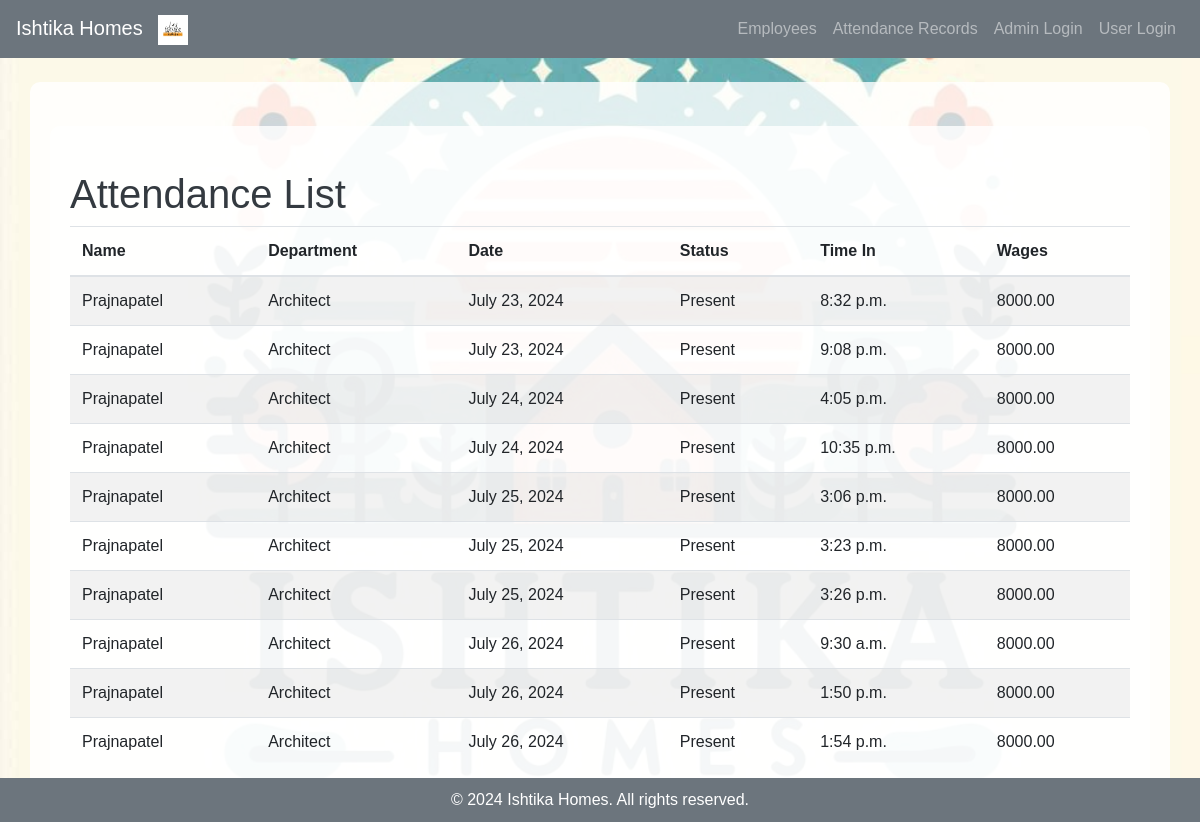
The app's page /attendance/attendance/ with its own data.
### attendance/models.py (models this page shows, shortened)
class Attendance(models.Model):
    employee = models.ForeignKey(Employee, on_delete=models.CASCADE)
    date = models.DateField()
    time_in = models.TimeField(default='09:00:00')  # Default time-in for existing rows
    status = models.CharField(max_length=10, choices=[('Present', 'Present'), ('Absent', 'Absent')])
    wages = models.DecimalField(max_digits=10, decimal_places=2, default=0.0)  # Wages earned for the day

class Employee(models.Model):
    user = models.OneToOneField(User, on_delete=models.CASCADE)
    department = models.CharField(max_length=100)
    wage_rate = models.DecimalField(max_digits=10, decimal_places=2, default=0.0)  # Wage rate per hour

class User(AbstractUser):
    phone_number = models.CharField(max_length=15,default='DEFAULT_AADHAAR')
    aadhaar_number = models.CharField(max_length=12, unique=True, default='DEFAULT_AADHAAR')
    address = models.TextField(default='DEFAULT_ADDRESS')
    is_admin = models.BooleanField(default=False)
    is_employee = models.BooleanField(default=False)
    groups = models.ManyToManyField(
        Group,
        related_name='custom_user_set',
        blank=True
    )
    user_permissions = models.ManyToManyField(
        Permission,
        related_name='custom_user_permissions_set',
        blank=True
    )

### attendance/views.py (the view)
# urls.py: path('attendance/', views.attendance_list, name='attendance_list'),
def attendance_list(request):
    attendance_records = Attendance.objects.all()
    return render(request, 'attendance/attendance_list.html', {'attendance_records': attendance_records})

### attendance/templates/attendance/attendance_list.html (shortened to what this page needs)
{% extends 'attendance/base.html' %}
{% block content %}
<div class="container mt-4">
    <h1 class="title-style mt-4">Attendance List</h1>
    <table class="table table-striped">
        <thead>
            <tr>
                <th>Name</th>
                <th>Department</th>
                <th>Date</th>
                <th>Status</th>
                <th>Time In</th>
                <th>Wages</th>
            </tr>
        </thead>
        <tbody>
            {% for record in attendance_records %}
                <tr>
                    <td>{{ record.employee.user.username }}</td>
                    <td>{{ record.employee.department }}</td>
                    <td>{{ record.date }}</td>
                    <td>{{ record.status }}</td>
                    <td>{{ record.time_in }}</td>
                    <td>{{ record.wages }}</td>
                </tr>
            {% endfor %}
        </tbody>
    </table>
</div>
{% endblock %}

### attendance/templates/attendance/base.html (shortened to what this page needs)
{% load static %}
<!DOCTYPE html>
<html lang="en">
<head>
    <link rel="stylesheet" href="https://stackpath.bootstrapcdn.com/bootstrap/4.5.2/css/bootstrap.min.css">
</head>
<body>
    <nav class="navbar navbar-expand-lg navbar-dark">
        <a class="navbar-brand" href="https://ishtikahomes.com/">
            Ishtika Homes
            <img src="{% static 'images/ish_homes.png' %}" alt="Logo" style="height: 30px; width: 30px; margin-left: 10px;">
        </a>
        <div class="collapse navbar-collapse" id="navbarNav">
            <ul class="navbar-nav ml-auto">
                <li class="nav-item">
                    <a class="nav-link" href="{% url 'employee_list' %}">Employees</a>
                </li>
                <li class="nav-item">
                    <a class="nav-link" href="{% url 'attendance_list' %}">Attendance Records</a>
                </li>
                <li class="nav-item">
                    <a class="nav-link" href="{% url 'admin_login' %}">Admin Login</a>
                </li>
                <li class="nav-item">
                    <a class="nav-link" href="{% url 'user_login' %}">User Login</a>
                </li>
            </ul>
        </div>
    </nav>
    <div class="container mt-4">
        {% block content %}
        {% endblock %}
    </div>
    <footer>
        &copy; 2024 Ishtika Homes. All rights reserved.
    </footer>
</body>
</html>

### records on screen
Attendance: employee.user.username "Prajnapatel", employee.department "Architect", date "July 23, 2024", status "Present", time_in "8:32 p.m.", wages "8000.00"
Attendance: employee.user.username "Prajnapatel", employee.department "Architect", date "July 23, 2024", status "Present", time_in "9:08 p.m.", wages "8000.00"
Attendance: employee.user.username "Prajnapatel", employee.department "Architect", date "July 24, 2024", status "Present", time_in "4:05 p.m.", wages "8000.00"
Attendance: employee.user.username "Prajnapatel", employee.department "Architect", date "July 24, 2024", status "Present", time_in "10:35 p.m.", wages "8000.00"
Attendance: employee.user.username "Prajnapatel", employee.department "Architect", date "July 25, 2024", status "Present", time_in "3:06 p.m.", wages "8000.00"
Attendance: employee.user.username "Prajnapatel", employee.department "Architect", date "July 25, 2024", status "Present", time_in "3:23 p.m.", wages "8000.00"
Attendance: employee.user.username "Prajnapatel", employee.department "Architect", date "July 25, 2024", status "Present", time_in "3:26 p.m.", wages "8000.00"
Attendance: employee.user.username "Prajnapatel", employee.department "Architect", date "July 26, 2024", status "Present", time_in "9:30 a.m.", wages "8000.00"
Attendance: employee.user.username "Prajnapatel", employee.department "Architect", date "July 26, 2024", status "Present", time_in "1:50 p.m.", wages "8000.00"
Attendance: employee.user.username "Prajnapatel", employee.department "Architect", date "July 26, 2024", status "Present", time_in "1:54 p.m.", wages "8000.00"
